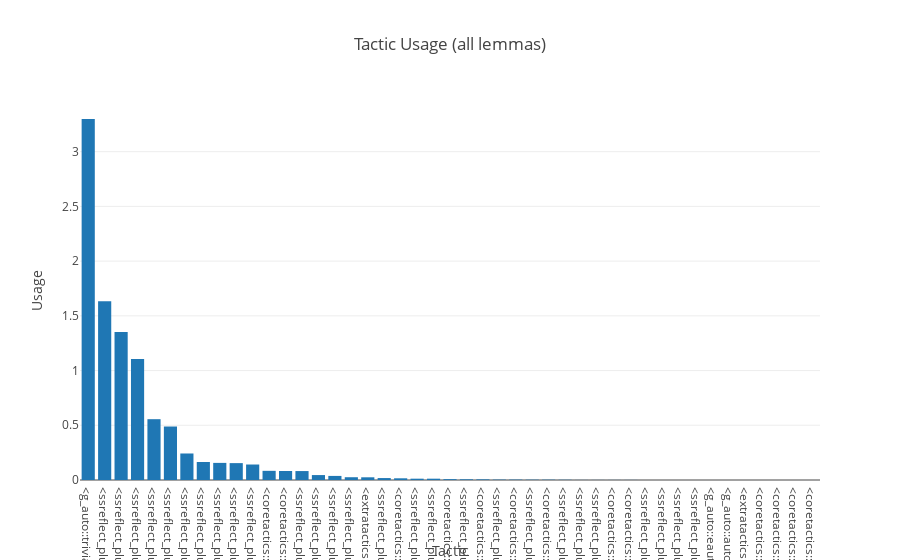

Notebook source saved alongside this figure:
### Code cell
import plotly
import plotly.plotly as py
import plotly.graph_objs as go

tactic_hist = tactr_stats.avg_hist(f_sort=True)
data = [go.Bar(x=[p[0] for p in tactic_hist], y=[p[1] for p in tactic_hist])]

layout = go.Layout(
    title='Tactic Usage (all lemmas)',
    xaxis=dict(
        title='Tactic'
    ),
    yaxis=dict(
        title='Usage',
    ),
)
fig = go.Figure(data=data, layout=layout)
plotly.offline.init_notebook_mode(connected=True)
plotly.offline.iplot(fig, filename='tactic-hist')

### Figure 1 — Plotly figure (JSON) as saved in the notebook; plotly's stock layout.template omitted (floating-point values rounded to 4 significant figures)
{"data": [{"type": "bar", "x": ["<g_auto::trivial@0>", "<ssreflect_plugin::ssrhave@0>", "<ssreflect_plugin::ssrrewrite@0>", "<ssreflect_plugin::ssrapply@0>", "<ssreflect_plugin::ssrtclby@0>", "<ssreflect_plugin::ssrmove@1>", "<ssreflect_plugin::ssrcase@0>", "<ssreflect_plugin::ssrexact@0>", "<ssreflect_plugin::ssrtclintros@0>", "<ssreflect_plugin::ssrpose@2>", "<ssreflect_plugin::ssrtclseq@0>", "<coretactics::exists@1>", "<coretactics::split@0>", "<ssreflect_plugin::ssrset@0>", "<ssreflect_plugin::ssrtcldo@0>", "<ssreflect_plugin::ssrsuffices@0>", "<ssreflect_plugin::ssrelim@0>", "<extratactics::discriminate@0>", "<ssreflect_plugin::ssrcongr@0>", "<coretactics::exact@0>", "<ssreflect_plugin::ssrwithoutloss@0>", "<ssreflect_plugin::ssrmove@0>", "<coretactics::left@0>", "<ssreflect_plugin::ssrwlog@0>", "<coretactics::right@0>", "<ssreflect_plugin::ssrcase@1>", "<coretactics::symmetry@0>", "<ssreflect_plugin::ssrsuff@0>", "<coretactics::transitivity@0>", "<ssreflect_plugin::ssrapply@1>", "<ssreflect_plugin::ssrwlogs@0>", "<ssreflect_plugin::ssrexact@1>", "<coretactics::constructor@0>", "<coretactics::clearbody@0>", "<ssreflect_plugin::ssrwlogss@0>", "<ssreflect_plugin::ssrwithoutlossss@0>", "<ssreflect_plugin::ssrmove@2>", "<ssreflect_plugin::ssrclear@0>", "<g_auto::eauto@0>", "<g_auto::auto@0>", "<extratactics::contradiction@0>", "<coretactics::intro@0>", "<coretactics::constructor@1>", "<coretactics::clear@0>", "<coretactics::assumption@0>"], "y": [3.299, 1.633, 1.353, 1.106, 0.5556, 0.4887, 0.2423, 0.1648, 0.1563, 0.1542, 0.1415, 0.0838, 0.08239, 0.08169, 0.04507, 0.03732, 0.02535, 0.02465, 0.01761, 0.01549, 0.01197, 0.01197, 0.007746, 0.006338, 0.005634, 0.003521, 0.003521, 0.002817, 0.002817, 0.002113, 0.0007042, 0.0007042, 0.0007042, 0.0007042, 0, 0, 0, 0, 0, 0, 0, 0, 0, 0, 0]}], "layout": {"title": "Tactic Usage (all lemmas)", "xaxis": {"title": "Tactic"}, "yaxis": {"title": "Usage"}}}
